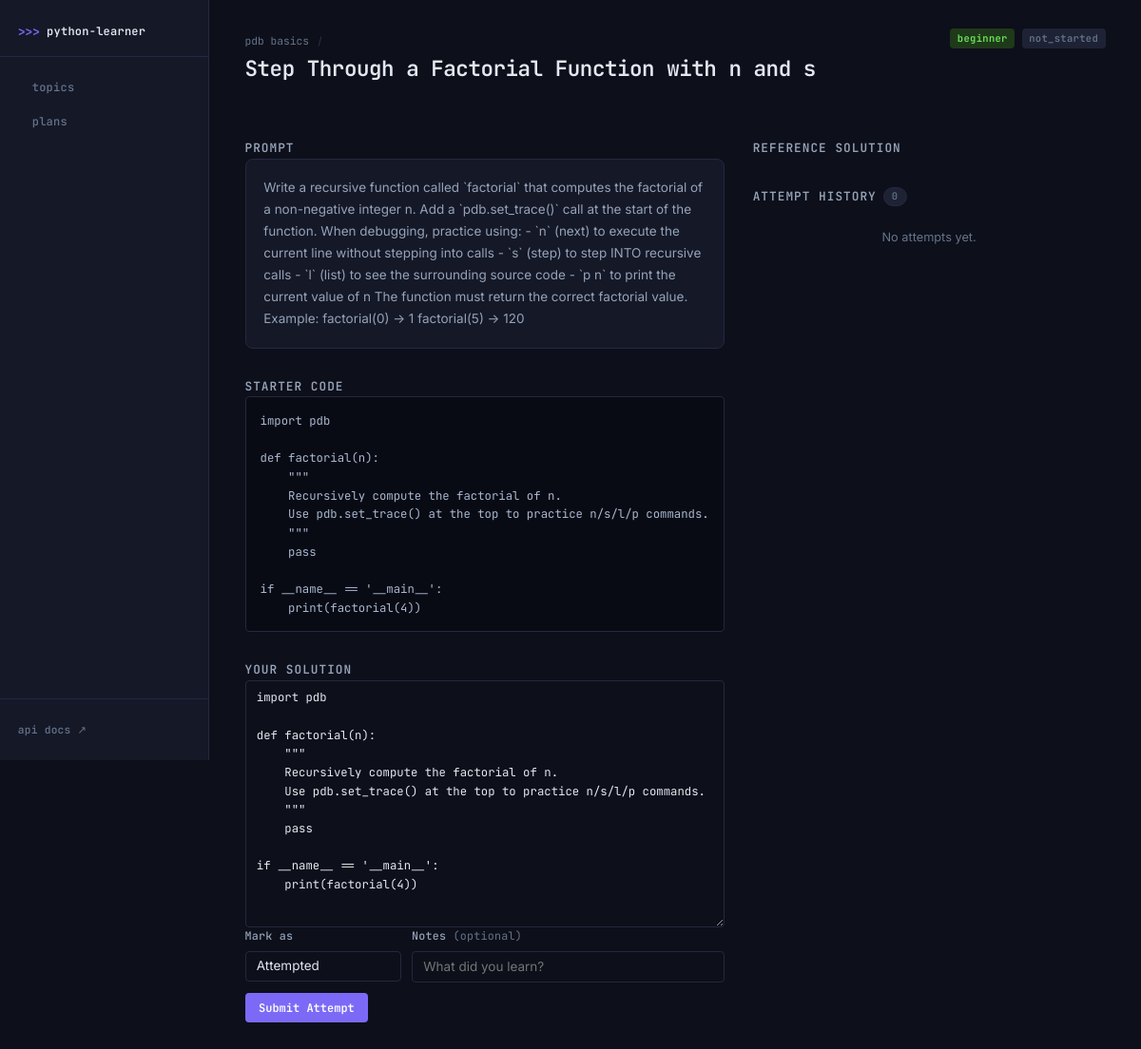
/exercises/2, run on the app's committed database.
### app/models/topic.py (models this page shows, shortened)
class Topic(Base):
    __tablename__ = "topics"
    id: Mapped[int] = mapped_column(primary_key=True)
    name: Mapped[str] = mapped_column(index=True)
    slug: Mapped[str] = mapped_column(unique=True, index=True)
    description: Mapped[Optional[str]] = mapped_column(Text, nullable=True)
    difficulty: Mapped[str] = mapped_column(default="beginner")  # beginner | intermediate | advanced
    tags: Mapped[Optional[str]] = mapped_column(nullable=True)   # comma-separated
    parent_id: Mapped[Optional[int]] = mapped_column(ForeignKey("topics.id"), nullable=True)
    created_at: Mapped[datetime] = mapped_column(DateTime, server_default=func.now())
    parent: Mapped[Optional[Topic]] = relationship(
        "Topic", remote_side="Topic.id", back_populates="children"
    )
    children: Mapped[list[Topic]] = relationship(
        "Topic", back_populates="parent", order_by="Topic.name"
    )
    exercises: Mapped[list[Exercise]] = relationship(
        "Exercise", back_populates="topic", cascade="all, delete-orphan", order_by="Exercise.id"
    )
    plan_items: Mapped[list[PlanItem]] = relationship("PlanItem", back_populates="topic")
    lessons: Mapped[list[TopicLesson]] = relationship(
        "TopicLesson", back_populates="topic", cascade="all, delete-orphan"
    )

### app/models/exercise.py (models this page shows, shortened)
class Exercise(Base):
    __tablename__ = "exercises"
    id: Mapped[int] = mapped_column(primary_key=True)
    topic_id: Mapped[int] = mapped_column(ForeignKey("topics.id"))
    title: Mapped[str]
    prompt: Mapped[str] = mapped_column(Text)
    starter_code: Mapped[Optional[str]] = mapped_column(Text, nullable=True)
    reference_solution: Mapped[Optional[str]] = mapped_column(Text, nullable=True)
    difficulty: Mapped[str] = mapped_column(default="beginner")
    created_at: Mapped[datetime] = mapped_column(DateTime, server_default=func.now())
    topic: Mapped[Topic] = relationship("Topic", back_populates="exercises")
    attempts: Mapped[list[ExerciseAttempt]] = relationship(
        "ExerciseAttempt",
        back_populates="exercise",
        cascade="all, delete-orphan",
        order_by="ExerciseAttempt.submitted_at",
    )

### app/routers/exercises.py (the view)
@router.get("/{exercise_id}", response_class=HTMLResponse)
def exercise_detail(exercise_id: int, request: Request, db: Session = Depends(get_db)):
    exercise = ex_svc.get_exercise(db, exercise_id)
    if not exercise:
        return HTMLResponse("<p>Exercise not found.</p>", status_code=404)
    return templates.TemplateResponse(
        request, "exercises/detail.html",
        {"exercise": exercise},
    )

### app/templates/exercises/detail.html (shortened to what this page needs)
{% extends "base.html" %}
{% block content %}
<div class="page-header">
  <div>
    <a href="/topics/{{ exercise.topic.slug }}" class="breadcrumb">{{ exercise.topic.name }}</a>
    <span class="breadcrumb-sep">/</span>
    <h1>{{ exercise.title }}</h1>
  </div>
  <div style="display:flex; gap:.5rem; align-items:center">
    <span class="badge badge-{{ exercise.difficulty }}">{{ exercise.difficulty }}</span>
    <span class="badge badge-status-{{ exercise.status_label }}">{{ exercise.status_label }}</span>
  </div>
</div>
<div class="two-col">
  <div>
    <section class="section">
      <h2 class="section-title">Prompt</h2>
      <div class="card prose">{{ exercise.prompt }}</div>
    </section>
    {% if exercise.starter_code %}
    <section class="section">
      <h2 class="section-title">Starter Code</h2>
      <pre class="code-block">{{ exercise.starter_code }}</pre>
    </section>
    {% endif %}
    <section class="section">
      <h2 class="section-title">Your Solution</h2>
      <form hx-post="/exercises/{{ exercise.id }}/attempts"
            hx-target="#attempt-history"
            hx-swap="outerHTML">
        <div class="form-group">
          <textarea name="code" rows="12" class="code-input large"
                    placeholder="# Write your solution here">{% if exercise.latest_attempt %}{{ exercise.latest_attempt.code }}{% elif exercise.starter_code %}{{ exercise.starter_code }}{% endif %}</textarea>
        </div>
        <div class="form-row tight">
          <div class="form-group">
            <label>Mark as</label>
            <select name="status">
              <option value="attempted">Attempted</option>
            </select>
          </div>
          <div class="form-group grow">
            <label>Notes <span class="optional">(optional)</span></label>
            <input type="text" name="notes" placeholder="What did you learn?">
          </div>
        </div>
        <div class="form-actions">
          <button type="submit" class="btn btn-primary">Submit Attempt</button>
        </div>
      </form>
    </section>
  </div>
  <div>
    {% if exercise.reference_solution %}
    <section class="section">
      <details class="disclosure">
        <summary class="section-title">Reference Solution</summary>
      </details>
    </section>
    {% endif %}
    {% include "partials/attempt_history.html" %}
  </div>
</div>
{% endblock %}

### static/app.css (style rules this page uses)
:root { --bg: #0d0f1a; --surface: #151827; --surface-2: #1e2235; --border: #252840; --border-2: #2f3350; --primary: #7c6af7; --primary-dim: #4a3fbf; --primary-glow:#7c6af733; --text: #e2e8f0; --text-muted: #64748b; --text-dim: #94a3b8; --success: #34d399; --warning: #fbbf24; --danger: #f87171; --info: #38bdf8; --font-ui: 'JetBrains Mono', monospace; --font-body: 'Inter', sans-serif; --font-code: 'JetBrains Mono', monospace; --radius: 8px; --radius-sm:4px; --sidebar-w:220px; }
*, *::before, *::after { box-sizing: border-box; margin: 0; padding: 0; }
html { font-size: 15px; }
body { background: var(--bg); color: var(--text); font-family: var(--font-body); display: flex; min-height: 100vh; line-height: 1.6; }
a { color: var(--primary); text-decoration: none; }
.page-header { display: flex; justify-content: space-between; align-items: flex-start; margin-bottom: 1.75rem; gap: 1rem; }
.page-header h1 { font-family: var(--font-ui); font-size: 1.5rem; font-weight: 600; color: var(--text); letter-spacing: -.02em; }
.breadcrumb { font-family: var(--font-ui); font-size: .75rem; color: var(--text-muted); text-decoration: none; }
.breadcrumb-sep { color: var(--border-2); margin: 0 .35rem; font-size: .75rem; }
.section { margin-top: 2rem; }
.section-title { font-family: var(--font-ui); font-size: .85rem; font-weight: 600; color: var(--text-dim); text-transform: uppercase; letter-spacing: .08em; display: flex; align-items: center; gap: .5rem; }
.card { background: var(--surface); border: 1px solid var(--border); border-radius: var(--radius); padding: 1.25rem; }
details > summary { list-style: none; }
.badge { display: inline-flex; align-items: center; padding: .15rem .5rem; border-radius: var(--radius-sm); font-family: var(--font-ui); font-size: .7rem; font-weight: 600; letter-spacing: .03em; white-space: nowrap; }
.badge-beginner { background: #1e3a1a; color: #6ee75a; }
.badge-status-not_started { background: var(--surface-2); color: var(--text-muted); }
.code-block { background: #090b14; border: 1px solid var(--border); border-radius: var(--radius-sm); padding: 1rem; font-family: var(--font-code); font-size: .82rem; color: #a9b7d0; white-space: pre; overflow-x: auto; line-height: 1.6; }
.prose { font-size: .9rem; color: var(--text-dim); line-height: 1.7; }
.disclosure { cursor: pointer; }
.disclosure summary { user-select: none; }
.form-group { display: flex; flex-direction: column; gap: .4rem; flex: 1; }
.form-group.grow { flex: 2; }
.form-row { display: flex; gap: 1rem; margin-bottom: .75rem; }
.form-row.tight { gap: .75rem; margin-bottom: .75rem; }
.form-actions { display: flex; gap: .5rem; align-items: center; margin-top: .75rem; }
label { font-size: .78rem; font-weight: 500; color: var(--text-dim); font-family: var(--font-ui); letter-spacing: .02em; }
.optional { color: var(--text-muted); font-weight: 400; }
input[type="text"], input[type="number"], select, textarea { background: var(--bg); border: 1px solid var(--border); border-radius: var(--radius-sm); color: var(--text); font-family: var(--font-body); font-size: .9rem; padding: .5rem .75rem; outline: none; width: 100%; transition: border-color .15s; -webkit-appearance: none; }
textarea { resize: vertical; }
.code-input { font-family: var(--font-code); font-size: .82rem; line-height: 1.6; }
.code-input.large { min-height: 260px; }
select option { background: var(--surface); }
.two-col { display: grid; grid-template-columns: 1fr 1fr; gap: 2rem; align-items: start; }
.btn { display: inline-flex; align-items: center; gap: .35rem; padding: .45rem .9rem; border-radius: var(--radius-sm); border: 1px solid transparent; font-family: var(--font-ui); font-size: .8rem; font-weight: 600; cursor: pointer; transition: background .15s, color .15s, border-color .15s, opacity .15s; text-decoration: none; white-space: nowrap; }
.btn-primary { background: var(--primary); color: #fff; }

### data on the page
Topic: topic.name "pdb basics"
Exercise: title "Step Through a Factorial Function with n and s", difficulty "beginner", prompt "Write a recursive function called `factorial` that computes the factorial of a non-negative integer n. Add a `pdb.set_trace()` call at the start of the function. When debugging, practice using: - `n` (next) to execute the current line without stepping into calls - `s` (step) to step INTO recursive calls - `l` (list) to see the surrounding source code - `p n` to print the current value of n The function must return the correct factorial value. Example: factorial(0) -> 1 factorial(5) -> 120", starter_code "import pdb def factorial(n): \"\"\" Recursively compute the factorial of n. Use pdb.set_trace() at the top to practice n/s/l/p commands. \"\"\" pass if __name__ == '__main__': print(factorial(4))", code "import pdb def factorial(n): \"\"\" Recursively compute the factorial of n. Use pdb.set_trace() at the top to practice n/s/l/p commands. \"\"\" pass if __name__ == '__main__': print(factorial(4))"

### other printed values
{{ exercise.status_label }} "not_started"
{{ exercise.attempts | length }} "0"
